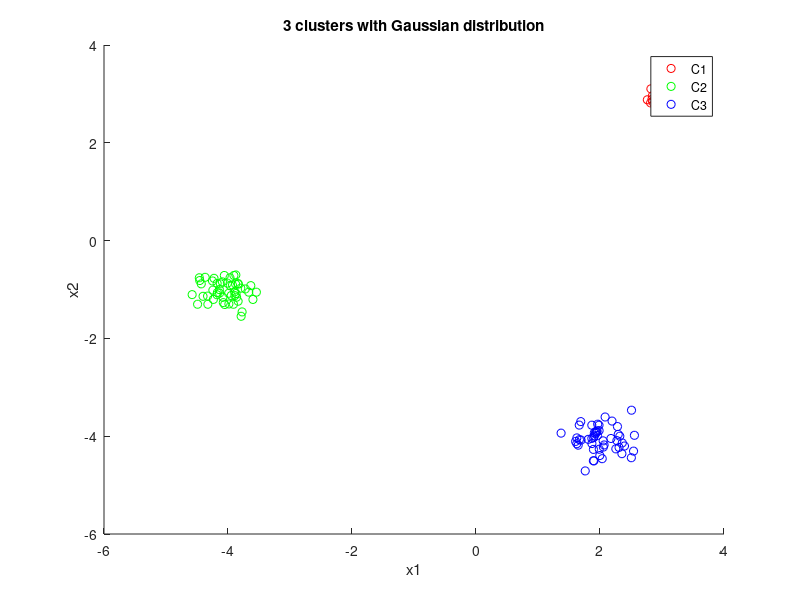

Write the MATLAB code that produced this figure. (Note: this script raises an error after producing the figure.)
% EC 503 - HW 3 - Fall 2021
% K-Means starter code
% This code is a combination of all problems in 3.2, it might seems
% unreasonable but a good use of this code with choice can solve all
% problems in 3.2
clear, clc, close all;

%% Generate Gaussian data:
% Add code below:
u1 = [3 3];
u2 = [-4 -1];
u3 = [2 -4];
Sigma1 = 0.02*eye(2);
Sigma2 = 0.05*eye(2);
Sigma3 = 0.07*eye(2);
R1 = mvnrnd(u1, Sigma1, 50);
R2 = mvnrnd(u2, Sigma2, 50);
R3 = mvnrnd(u3, Sigma3, 50);
figure
scatter(R1(:,1), R1(:,2), 'r')
hold on
scatter(R2(:,1), R2(:,2), 'g')
hold on
scatter(R3(:,1), R3(:,2), 'b')
legend('C1','C2','C3')
xlabel('x1')
ylabel('x2')
title('3 clusters with Gaussian distribution')
hold off
DATA = cat(1,R1,R2,R3);

%% Generate NBA data:
% Add code below:
all_stats = readmatrix('NBA_stats_2018_2019.xlsx');
NBA_DATA = all_stats(2:589,[5 7]);

% HINT: readmatrix might be useful here

% Problem 3.2(f): Generate Concentric Rings Dataset using
% sample_circle.m provided to you in the HW 3 folder on Blackboard.

%% K-Means implementation
% Add code below

K = 3;
MU_init = [-0.14 3.15 -3.28; 2.61 -0.84 -1.48];

MU_previous = MU_init;
MU_current = MU_init;

% initializations
ones(length(DATA),1);
converged = 0;
iteration = 0;
convergence_threshold = 0.025;

while (converged==0)
    iteration = iteration + 1;
    fprintf('Iteration: %d\n',iteration)

    %% CODE - Assignment Step - Assign each data observation to the cluster with the nearest mean:
    % Write code below here:
    %% code for calculate the distance between R points and current cluster mean
   DATA_square = repmat(sum(DATA.*DATA,2),1,K);
   MU_previous_square = repmat(sum(MU_previous.*MU_previous,1),length(DATA),1);
   Dist = -2*DATA*MU_previous + DATA_square + MU_previous_square;
   [Dist_min,Data_label] = min(Dist,[],2); % 得到了每一个数据的label
    

 
   
    %% CODE - Mean Updating - Update the cluster means
    % Write code below here:
    % cluster the points with same label
    for l = 1:K
        MU_current(:,l) = mean(DATA(Data_label == l,:)).'; %
    end  
    
    %% CODE 4 - Check for convergence 
    % Write code below here:
    MU_diff = MU_current - MU_previous;
    MU_diffsquare = sum((MU_diff.^2),2);
    if (max(MU_diffsquare) < convergence_threshold)
        converged=1;
    else
        MU_previous = MU_current;
    end
    
    %% CODE 5 - Plot clustering results if converged:
    % Write code below here:
    if (converged == 1)
        gscatter(DATA(:,1),DATA(:,2),Data_Label(:,1))
        
        %% If converged, get WCSS metric
        % Add code below
        wcss_cluster = sum(Dist_min);
        if i == 1
            WCSS_cluster = wcss_cluster;
        else
            WCSS_cluster = [WCSS_cluster wcss_cluster]; %这个是一个K下全部的wcss
        end
                % 找到一个K下不同的initial point中最小的wcss
    end            
    wcss_min = min(WCSS_cluster); %在initial point循环完成后找到最小的
    if K == 2
        WCSS_min = wcss_min;
    else
        WCSS_min = [WCSS_min wcss_min];
    end        
end
    
    %%%%%%%%%%%%%%%%%%%%%%%%%%%%%%%%%%%%%%%%%%%%%%%%



